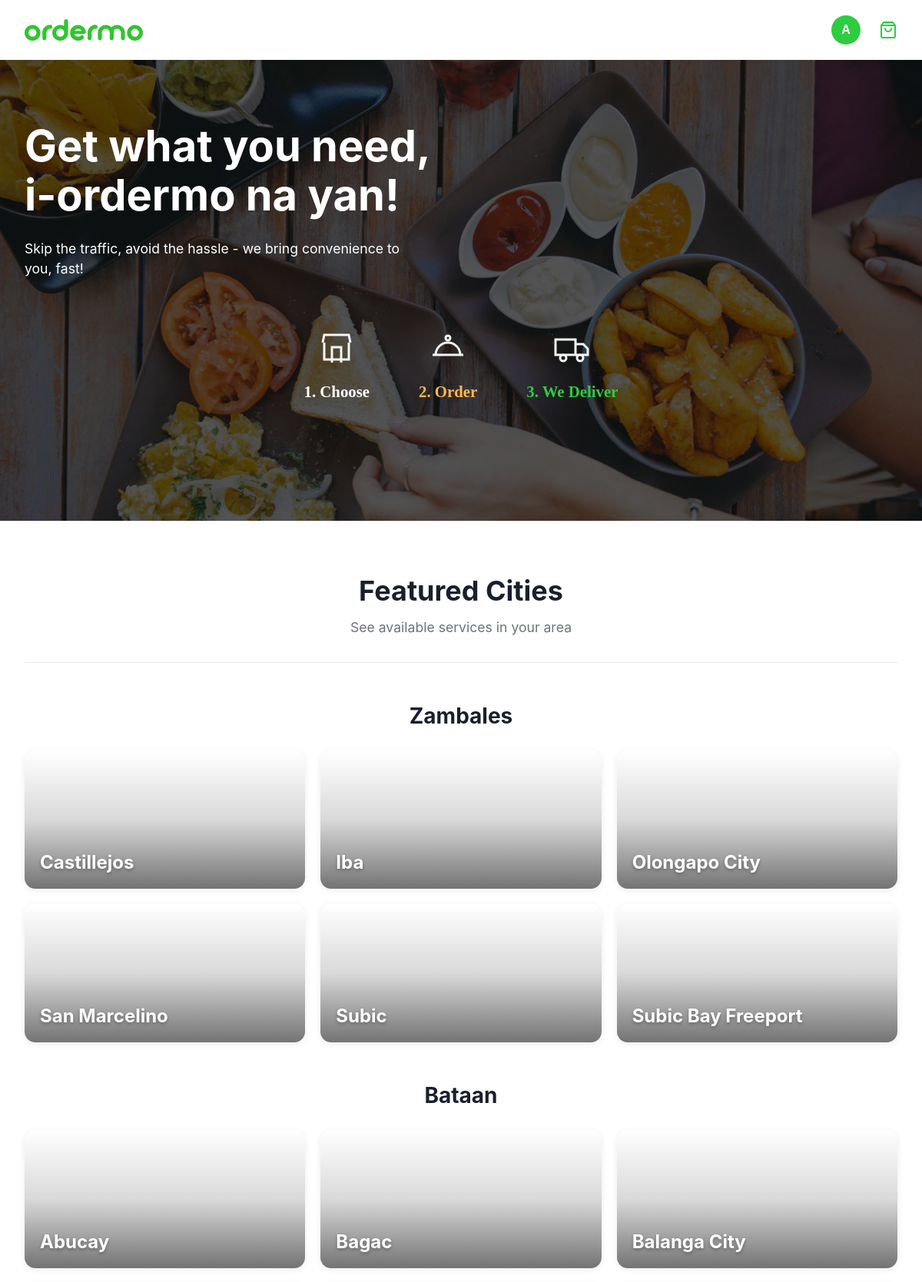
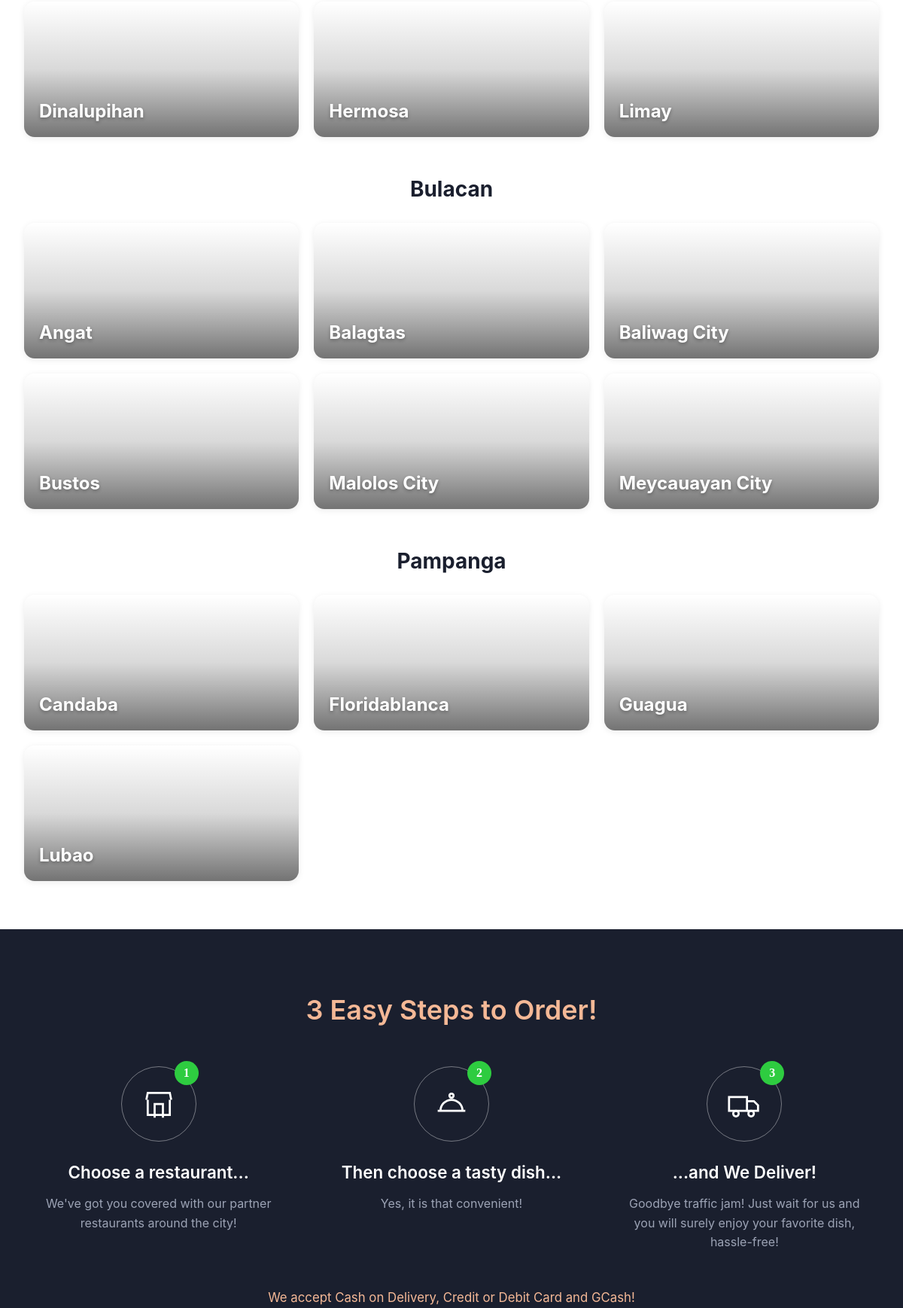
/ (signed in, upper part), run on the app's committed database (2 pictures, top to bottom).
### tables this page shows
CREATE TABLE cities (
    id INT AUTO_INCREMENT PRIMARY KEY,
    name VARCHAR(100) NOT NULL,
    province VARCHAR(50) NOT NULL,
    image VARCHAR(255) NOT NULL,
    featured TINYINT(1) NOT NULL DEFAULT 0,
    created_at TIMESTAMP DEFAULT CURRENT_TIMESTAMP,
    INDEX idx_province (province),
    INDEX idx_featured (featured)
);

### app/controllers/HomeController.php (called while the page is built)
<?php
class HomeController extends Controller
{
    public function index(): void
    {
        $city     = $this->model('City');
        $provinces = $city->getGroupedByProvince();
        $this->view('home/index', [
            'title'     => 'ordermo.ph - We deliver your needs fast!',
            'provinces' => $provinces,
        ]);
    }
}

### app/core/App.php (called while the page is built, shortened)
<?php
class App
{
    private $method     = 'index';
    public function __construct()
    {
        $url = $this->parseUrl();
        $this->controller = new $this->controller;
        $this->params = $url ? array_values($url) : [];
        call_user_func_array([$this->controller, $this->method], $this->params);
    }
    private function parseUrl(): array
    {
        return [];
    }
}

### public/index.php (called while the page is built, shortened)
<?php
require_once __DIR__ . '/../app/core/App.php';
new App();

### app/models/City.php (called while the page is built, shortened)
<?php
class City
{
    public function getGroupedByProvince(): array
    {
        try {
            $db   = Database::getConnection();
            $stmt = $db->query(
                'SELECT id, name, image, province FROM cities
                 WHERE featured = 1
                 ORDER BY FIELD(province, "Zambales", "Bataan", "Bulacan", "Pampanga"), name'
            );
            $rows = $stmt->fetchAll();
            $grouped = [];
            foreach ($rows as $row) {
                $grouped[$row['province']][] = $row;
            }
            return $grouped;
        } catch (Throwable $e) {
            return $this->fallback();
        }
    }
}

### app/views/home/index.php (the view, shortened to what this page needs)
<section class="hero">
    <div class="hero-overlay"></div>
    <div class="hero-content">
        <h1>Get what you need,<br>i-ordermo na yan!</h1>
        <p>Skip the traffic, avoid the hassle - we bring convenience to you, fast!</p>
        <div class="steps">
            <div class="step">
                <div class="step-icon">
                    <svg width="48" height="48" viewBox="0 0 24 24" fill="none" stroke="white" stroke-width="1.5">
                        <path d="M3 9l1-5h16l1 5"/>
                        <path d="M4 9v11h16V9"/>
                        <path d="M9 22V12h6v10"/>
                    </svg>
                </div>
                <span class="step-label step-1">1. Choose</span>
            </div>
            <div class="step">
                <div class="step-icon">
                    <svg width="48" height="48" viewBox="0 0 24 24" fill="none" stroke="white" stroke-width="1.5">
                        <path d="M2 17h20"/>
                        <path d="M4 17a8 8 0 0 1 16 0"/>
                        <circle cx="12" cy="6" r="1.5"/>
                    </svg>
                </div>
                <span class="step-label step-2">2. Order</span>
            </div>
            <div class="step">
                <div class="step-icon">
                    <svg width="48" height="48" viewBox="0 0 24 24" fill="none" stroke="white" stroke-width="1.5">
                        <rect x="1" y="7" width="13" height="10"/>
                        <path d="M14 10h5l3 3v4h-8"/>
                        <circle cx="6" cy="19" r="2"/>
                        <circle cx="17" cy="19" r="2"/>
                    </svg>
                </div>
                <span class="step-label step-3">3. We Deliver</span>
            </div>
        </div>
    </div>
</section>
<section class="featured">
    <div class="featured-header">
        <h2>Featured Cities</h2>
        <p class="featured-sub">See available services in your area</p>
    </div>
    <?php foreach ($provinces as $province => $cities): ?>
        <div class="province-block">
            <h3 class="province-title"><?= htmlspecialchars($province) ?></h3>
            <div class="city-grid">
                <?php foreach ($cities as $c): ?>
                    <a href="<?= BASE_URL ?>city/<?= (int) $c['id'] ?>" class="city-card"
                       style="background-image:url('<?= BASE_URL ?>images/cities/<?= htmlspecialchars($c['image']) ?>')">
                        <span class="city-name"><?= htmlspecialchars($c['name']) ?></span>
                    </a>
                <?php endforeach; ?>
            </div>
        </div>
    <?php endforeach; ?>
</section>
<section class="easy-steps">
    <div class="easy-steps-inner">
        <h2>3 Easy Steps to Order!</h2>
        <div class="easy-steps-grid">
            <div class="easy-step">
                <div class="easy-step-icon">
                    <span class="easy-step-number">1</span>
                    <svg width="44" height="44" viewBox="0 0 24 24" fill="none" stroke="white" stroke-width="1.5">
                        <path d="M3 9l1-5h16l1 5"/>
                        <path d="M4 9v11h16V9"/>
                        <path d="M9 22V12h6v10"/>
                    </svg>
                </div>
                <h3>Choose a restaurant...</h3>
                <p>We've got you covered with our partner restaurants around the city!</p>
            </div>
            <div class="easy-step">
                <div class="easy-step-icon">
                    <span class="easy-step-number">2</span>
                    <svg width="44" height="44" viewBox="0 0 24 24" fill="none" stroke="white" stroke-width="1.5">
                        <path d="M2 17h20"/>
                        <path d="M4 17a8 8 0 0 1 16 0"/>
                        <circle cx="12" cy="6" r="1.5"/>
                    </svg>
                </div>
                <h3>Then choose a tasty dish...</h3>
                <p>Yes, it is that convenient!</p>
            </div>
            <div class="easy-step">
                <div class="easy-step-icon">
                    <span class="easy-step-number">3</span>
                    <svg width="44" height="44" viewBox="0 0 24 24" fill="none" stroke="white" stroke-width="1.5">
                        <rect x="1" y="7" width="13" height="10"/>
                        <path d="M14 10h5l3 3v4h-8"/>
                        <circle cx="6" cy="19" r="2"/>
                        <circle cx="17" cy="19" r="2"/>
                    </svg>
                </div>
                <h3>...and We Deliver!</h3>
                <p>Goodbye traffic jam! Just wait for us and you will surely enjoy your favorite dish, hassle-free!</p>
            </div>
        </div>
        <p class="payment-note">We accept Cash on Delivery, Credit or Debit Card and GCash!</p>
    </div>
</section>

### public/css/style.css (style rules this page uses)
* { margin: 0; padding: 0; box-sizing: border-box; }
body { font-family: -apple-system, BlinkMacSystemFont, "Segoe UI", Roboto, sans-serif; color: #333; line-height: 1.5; }
.hero { position: relative; min-height: 600px; background: url('../images/hero-bg.jpg') center/cover no-repeat, #333; color: #fff; overflow: hidden; }
.hero-overlay { position: absolute; inset: 0; background: rgba(0,0,0,0.35); }
.hero-content { position: relative; max-width: 1200px; margin: 0 auto; padding: 5rem 2rem; }
.hero h1 { font-size: 3.5rem; font-weight: 700; line-height: 1.15; max-width: 700px; }
.hero p { margin-top: 1.5rem; font-size: 1.1rem; max-width: 500px; }
.steps { margin-top: 4rem; display: flex; justify-content: center; align-items: center; gap: 4rem; }
.step { display: flex; flex-direction: column; align-items: center; gap: 0.75rem; }
.step-icon { opacity: 0.95; }
.step-label { font-family: "Comic Sans MS", "Brush Script MT", cursive; font-size: 1.3rem; font-weight: 600; }
.step-1 { color: #fff; }
.step-2 { color: #ffb84d; }
.step-3 { color: #2ecc40; }
.featured { padding: 4rem 2rem; max-width: 1200px; margin: 0 auto; }
.featured-header { text-align: center; margin-bottom: 3rem; padding-bottom: 2rem; border-bottom: 1px solid #e5e7eb; }
.featured-header h2 { font-size: 2.25rem; color: #1a1f2e; font-weight: 700; margin-bottom: 0.5rem; }
.featured-sub { color: #6b7280; font-size: 1.1rem; }
.province-block { margin-bottom: 3rem; }
.province-block:last-child { margin-bottom: 0; }
.province-title { text-align: center; font-size: 1.75rem; font-weight: 700; color: #1a1f2e; margin-bottom: 1.5rem; }
.city-grid { display: grid; grid-template-columns: repeat(3, 1fr); gap: 1.25rem; }
.city-card { position: relative; display: block; height: 180px; border-radius: 14px; overflow: hidden; text-decoration: none; background: linear-gradient(135deg, #2c3e50, #4a6178) center/cover no-repeat; box-shadow: 0 2px 8px rgba(0,0,0,0.08); transition: transform 0.2s, box-shadow 0.2s; }
.city-card::after { content: ""; position: absolute; inset: 0; background: linear-gradient(to top, rgba(0,0,0,0.55) 0%, rgba(0,0,0,0.15) 50%, rgba(0,0,0,0) 100%); }
.city-name { position: absolute; bottom: 1rem; left: 1.25rem; color: #fff; font-size: 1.5rem; font-weight: 700; z-index: 1; text-shadow: 0 2px 4px rgba(0,0,0,0.3); }
.easy-steps { background: #1a1f2e; color: #fff; padding: 5rem 2rem 6rem; }
.easy-steps-inner { max-width: 1200px; margin: 0 auto; text-align: center; }
.easy-steps h2 { color: #f4b896; font-size: 2.25rem; font-weight: 600; margin-bottom: 3rem; }
.easy-steps-grid { display: grid; grid-template-columns: repeat(3, 1fr); gap: 2rem; margin-bottom: 3rem; }
.easy-step { display: flex; flex-direction: column; align-items: center; padding: 0 1rem; }
.easy-step-icon { position: relative; width: 100px; height: 100px; border: 1px solid rgba(255,255,255,0.4); border-radius: 50%; display: flex; align-items: center; justify-content: center; margin-bottom: 1.5rem; }
.easy-step-number { position: absolute; top: -8px; right: -4px; width: 32px; height: 32px; background: #2ecc40; color: #fff; border-radius: 50%; display: flex; align-items: center; justify-content: center; font-weight: 700; font-family: "Comic Sans MS", "Brush Script MT", cursive; }
.easy-step h3 { font-size: 1.4rem; font-weight: 600; margin-bottom: 0.75rem; }
.easy-step p { color: #9ca3b5; line-height: 1.6; max-width: 320px; }
.payment-note { color: #f4b896; font-size: 1.05rem; margin-top: 2rem; }

### data on the page
cities: name "Castillejos"
cities: name "Iba"
cities: name "Olongapo City"
cities: name "San Marcelino"
cities: name "Subic"
cities: name "Subic Bay Freeport"
cities: name "Abucay"
cities: name "Bagac"
cities: name "Balanga City"
cities: name "Dinalupihan"
cities: name "Hermosa"
cities: name "Limay"
cities: name "Angat"
cities: name "Balagtas"
cities: name "Baliwag City"
cities: name "Bustos"
cities: name "Malolos City"
cities: name "Meycauayan City"
cities: name "Candaba"
cities: name "Floridablanca"
cities: name "Guagua"
cities: name "Lubao"

### other printed values
$initial "A"
$province "Zambales"
$province "Bataan"
$province "Bulacan"
$province "Pampanga"
